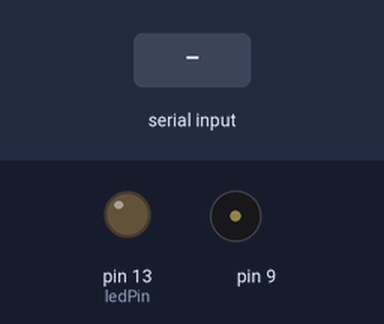
This sketch was run on a simulated Arduino Uno, built with avr-gcc and run on an emulated ATmega328P. Shown: output pins drawn as LEDs (lit = HIGH), buzzer (waves = sounding). The inputs (shaded band) are chosen by the test bench.

Above: at 1.2 s.
1.3 s: "H" received over Serial
At 2.1 s:
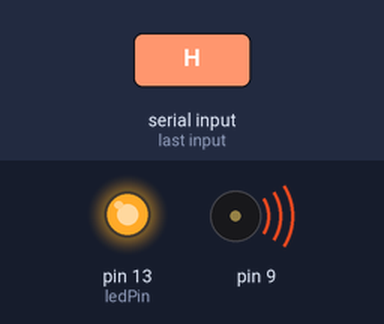
At 2.82 s:
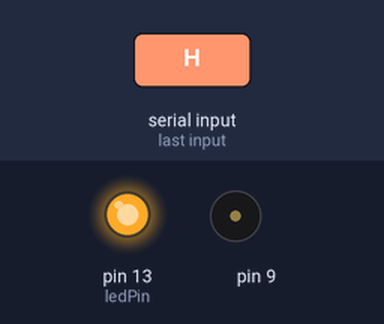
Timing chart, 0 to 10.3 s (numbered marks = the images above; inputs shaded):
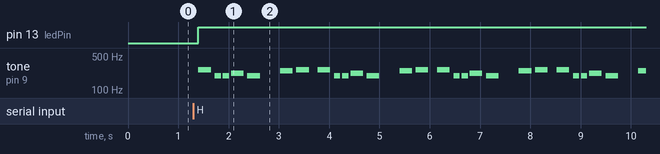

Measured:
- after the input at 1.3 s, pin 13 (ledPin): LOW → HIGH after 0.10 s; tone on pin 9: silent → 262 Hz after 0.10 s, then repeats every 2.4 s: silent 0.08 s, 2 × (196 Hz 0.13 s, silent 0.04 s), 220 Hz 0.25 s, silent 0.08 s, 196 Hz 0.25 s, silent 0.40 s, 247 Hz 0.25 s, silent 0.08 s, 262 Hz 0.25 s, silent 0.18 s, 262 Hz 0.25 s

The sketch:

Assignment6part1Arduino.ino
```cpp
//Serial code

char val;
int ledPin = 13;


#include "pitches.h"

// notes in the melody:
int melody[] = {
  NOTE_C4, NOTE_G3, NOTE_G3, NOTE_A3, NOTE_G3, 0, NOTE_B3, NOTE_C4
};

// note durations: 4 = quarter note, 8 = eighth note, etc.:
int noteDurations[] = {
  4, 8, 8, 4, 4, 4, 4, 4
};

void setup()
{
  pinMode(ledPin, OUTPUT);
  Serial.begin(9600);

}

void loop()
{
  while (Serial.available())
  {
    val = Serial.read();
  }
  if  (val == 'H')
  {
    digitalWrite(ledPin, HIGH);
    for (int thisNote = 0; thisNote < 8; thisNote++) {

      // to calculate the note duration, take one second divided by the note type.
      //e.g. quarter note = 1000 / 4, eighth note = 1000/8, etc.
      int noteDuration = 1000 / noteDurations[thisNote];
      tone(9, melody[thisNote], noteDuration);

      // to distinguish the notes, set a minimum time between them.
      // the note's duration + 30% seems to work well:
      int pauseBetweenNotes = noteDuration * 1.30;
      delay(pauseBetweenNotes);
      // stop the tone playing:
      noTone(9);
    }
  }
  else
  {
    digitalWrite(ledPin, LOW);
  }
  delay(100);
}
```

pitches.h
```cpp
/*************************************************
 * Public Constants
 *************************************************/

#define NOTE_B0  31
#define NOTE_C1  33
#define NOTE_CS1 35
#define NOTE_D1  37
#define NOTE_DS1 39
#define NOTE_E1  41
#define NOTE_F1  44
#define NOTE_FS1 46
#define NOTE_G1  49
#define NOTE_GS1 52
#define NOTE_A1  55
#define NOTE_AS1 58
#define NOTE_B1  62
#define NOTE_C2  65
#define NOTE_CS2 69
#define NOTE_D2  73
#define NOTE_DS2 78
#define NOTE_E2  82
#define NOTE_F2  87
#define NOTE_FS2 93
#define NOTE_G2  98
#define NOTE_GS2 104
#define NOTE_A2  110
#define NOTE_AS2 117
#define NOTE_B2  123
#define NOTE_C3  131
#define NOTE_CS3 139
#define NOTE_D3  147
#define NOTE_DS3 156
#define NOTE_E3  165
#define NOTE_F3  175
#define NOTE_FS3 185
#define NOTE_G3  196
#define NOTE_GS3 208
#define NOTE_A3  220
#define NOTE_AS3 233
#define NOTE_B3  247
#define NOTE_C4  262
#define NOTE_CS4 277
#define NOTE_D4  294
#define NOTE_DS4 311
#define NOTE_E4  330
#define NOTE_F4  349
#define NOTE_FS4 370
#define NOTE_G4  392
#define NOTE_GS4 415
#define NOTE_A4  440
#define NOTE_AS4 466
#define NOTE_B4  494
#define NOTE_C5  523
#define NOTE_CS5 554
#define NOTE_D5  587
#define NOTE_DS5 622
#define NOTE_E5  659
#define NOTE_F5  698
#define NOTE_FS5 740
#define NOTE_G5  784
#define NOTE_GS5 831
#define NOTE_A5  880
#define NOTE_AS5 932
#define NOTE_B5  988
#define NOTE_C6  1047
#define NOTE_CS6 1109
#define NOTE_D6  1175
#define NOTE_DS6 1245
#define NOTE_E6  1319
#define NOTE_F6  1397
#define NOTE_FS6 1480
#define NOTE_G6  1568
#define NOTE_GS6 1661
#define NOTE_A6  1760
#define NOTE_AS6 1865
#define NOTE_B6  1976
#define NOTE_C7  2093
#define NOTE_CS7 2217
#define NOTE_D7  2349
#define NOTE_DS7 2489
#define NOTE_E7  2637
#define NOTE_F7  2794
#define NOTE_FS7 2960
#define NOTE_G7  3136
#define NOTE_GS7 3322
#define NOTE_A7  3520
#define NOTE_AS7 3729
#define NOTE_B7  3951
#define NOTE_C8  4186
#define NOTE_CS8 4435
#define NOTE_D8  4699
#define NOTE_DS8 4978
```
